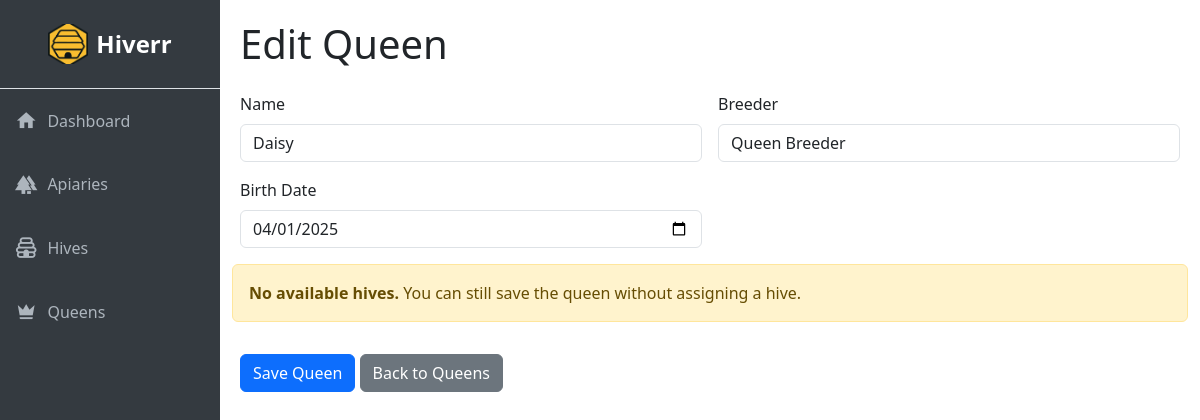
Screenshot of /edit-queen/1 with the database file from the repository.
### app.py (models this page shows, shortened)
class Queen(db.Model):
    id = db.Column(db.Integer, primary_key=True)
    name = db.Column(db.String(100), nullable=False)
    breeder = db.Column(db.String(100))
    birth_date = db.Column(db.Date)
    hive_id = db.Column(db.Integer, db.ForeignKey('hive.id'))

### app.py (the view, shortened to what this page needs)
@app.route('/edit-queen/<int:id>', methods=['GET', 'POST'])
def edit_queen(id):
    queen = Queen.query.get(id)  # Fetch the Queen by ID
    hives = Hive.query.filter(Hive.queens == None).all()  # This checks if there are no queens in the hive
    return render_template('edit_queen.html', queen=queen, hives=hives)

### templates/edit_queen.html (shortened to what this page needs)
{% extends "base.html" %}
{% block content %}
<h1 class="mb-4">Edit Queen</h1>
<form method="POST" class="row g-3">
  <div class="col-md-6">
    <label for="name" class="form-label">Name</label>
    <input type="text" id="name" name="name" class="form-control" value="{{ queen.name }}" required>
  </div>
  <div class="col-md-6">
    <label for="breeder" class="form-label">Breeder</label>
    <input type="text" id="breeder" name="breeder" class="form-control" value="{{ queen.breeder }}">
  </div>
  <div class="col-md-6">
    <label for="birth_date" class="form-label">Birth Date</label>
    <input type="date" id="birth_date" name="birth_date" class="form-control" value="{{ queen.birth_date.strftime('%Y-%m-%d') }}" required>
  </div>
  {% if hives %}
  <div class="col-md-6">
    <label for="hive_id" class="form-label">Hive</label>
    <select name="hive_id" id="hive_id" class="form-select">
      <option value="">No Hive</option>
      {% for hive in hives %}
        <option value="{{ hive.id }}" {% if queen.hive_id == hive.id %}selected{% endif %}>{{ hive.name }}</option>
      {% endfor %}
    </select>
  </div>
  {% else %}
  <div class="alert alert-warning">
    <strong>No available hives.</strong> You can still save the queen without assigning a hive.
  </div>
  {% endif %}
  <div class="col-12">
    <button type="submit" class="btn btn-primary">Save Queen</button>
    <a href="/queens" class="btn btn-secondary">Back to Queens</a>
  </div>
</form>
{% endblock %}

### templates/base.html (style rules this page uses)
body { min-height: 100vh; display: flex; }

### rows the page displays
Queen: name "Daisy", breeder "Queen Breeder", birth_date "04/01/2025"
